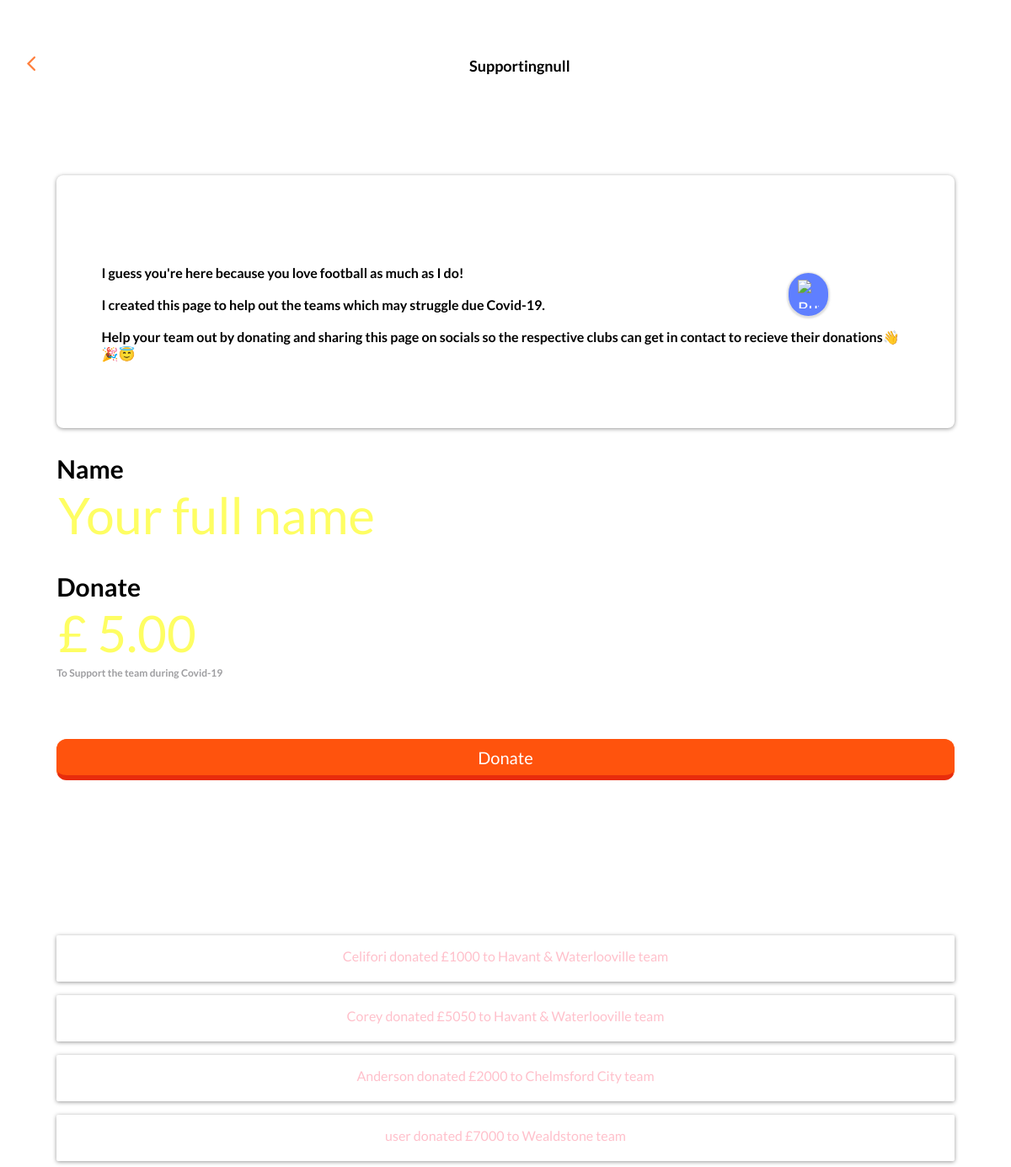
/payments/support/, run on an earlier commit of the app's database.
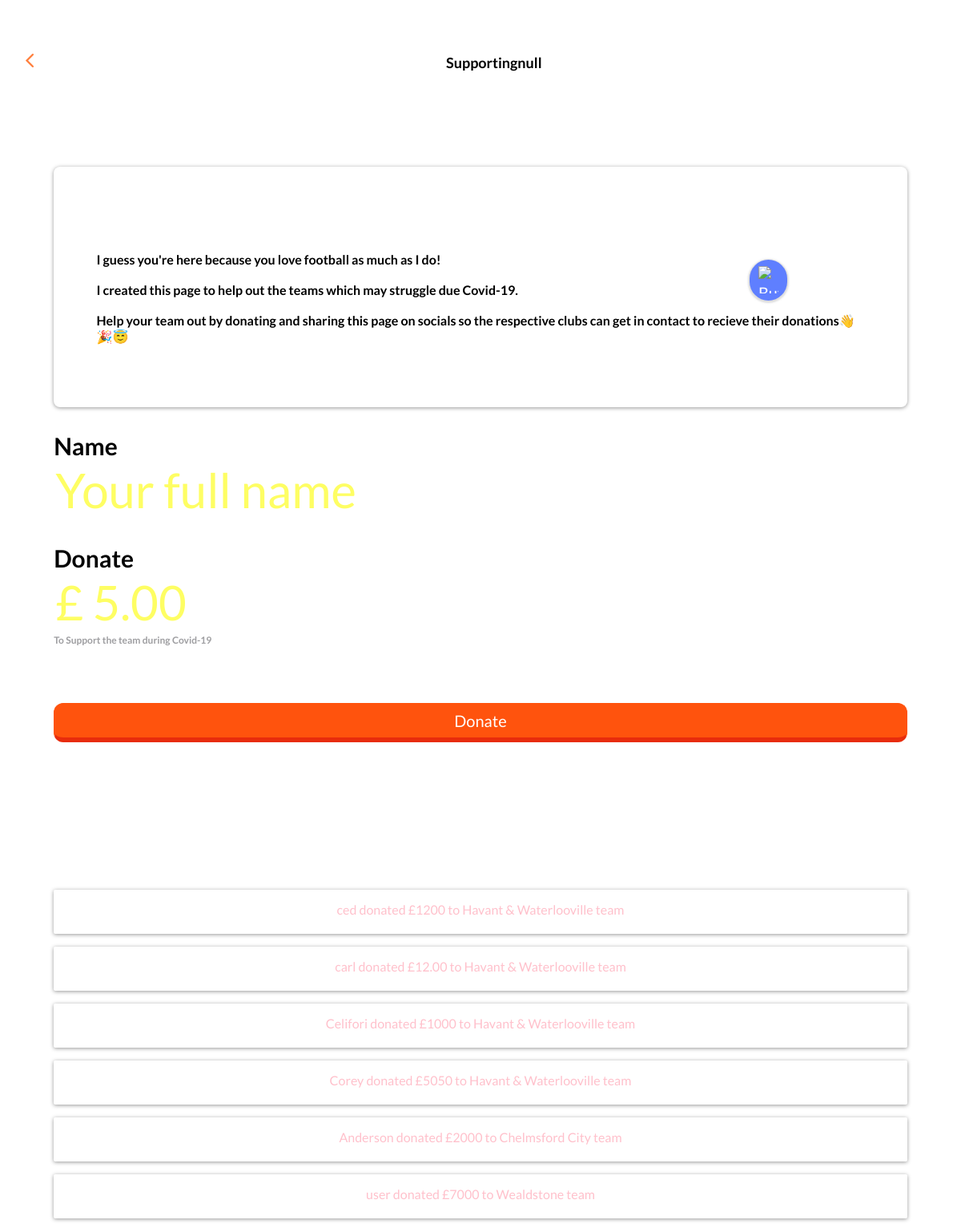
And on a later commit of the database.
### posts/models.py (models this page shows, shortened)
class Posts(models.Model):
    name = models.CharField(max_length=100, default="user")
    value = models.CharField(max_length=100)
    team = models.ForeignKey(Club, on_delete=models.CASCADE, default='SOME STRING')
    class Meta :
        app_label = "posts"

### data/models.py (models this page shows, shortened)
class Club(models.Model):
    team = models.CharField(max_length=120)
    league = models.CharField(max_length=120)
    class Meta:
        app_label = 'data'

### payments/views.py (the view)
# urls.py: path('support/',StripeView.as_view(), name="stripe"),
class StripeView(ListView):
    template_name ="payments/prestripe.html"
    model = Posts
    context_object_name = 'posts'
    def get_queryset(self):
        return Posts.objects.all().order_by('-id')
    def get_context_data(self, **kwargs): #**kwargs is basically a dictionary of any key and value pairs
        context = super().get_context_data(**kwargs) #super() gets the context from the parent class ie StipeViews
        context['key'] = os.environ.get("STRIPE_PUBLISHABLE") #if context contains 'key' in dictionary somwhere set the value to that publishable key
        return context #returns the value for 'key' IN THE TEMPLATE in {{key}}
    @method_decorator(csrf_exempt)
    def dispatch(self, request, *args, **kwargs):
        return super(StripeView, self).dispatch(request, *args, **kwargs)

### payments/templates/payments/prestripe.html (shortened to what this page needs)
{% load static %}
<!DOCTYPE html>
<html>
<head>
    <link rel="stylesheet" type="text/css" href="{% static 'Newkit/style.css' %}" />
</head>
<body onload="getTextContent(window.localStorage.getItem('team_name'));">
    <div style="padding-top:5%;width:100%;">
        <div onclick="location.href='/newkits'" id="arrow_prev">
            <div id="group_82">
                <img id="path_82" src="{% static 'Newkit/Pictures/back-arrow.png' %}">
            </div>
        </div>
        <div style="text-align:center">
            <h1 id="page_title">  </h1>
        </div>
        <a class="bmc-button" target="_blank" href="https://www.buymeacoffee.com/kwWPSZY"><img src="https://cdn.buymeacoffee.com/buttons/bmc-new-btn-logo.svg" alt="Buy me a coffee"></a>
    </div>
    <div id="info-card">
        <h3>
            I guess you're here because you love football as much as I do! </br></br>
            I created this page to help out the teams which may struggle due Covid-19.</br></br>
            Help your team out by donating and sharing this page on socials so the respective clubs can get in contact to recieve their donations&#128075;&#x1F389&#128519;
        </h3>
    </div>
    <div>
        <form id="x" method="POST">
            <h3 id="donate">
                Name
            </h3>
            <input type="text" id="name_input" style="width:90%;" placeholder="Your full name">
            <h3 id="donate">
                Donate
            </h3>
            <input type="text" id="payment_input" style="width:90%;" placeholder="&pound; 5.00"><br /><br />
            <h3 style="font-size:12px;color:#9E9EA1;margin-top:-15px;padding-top:0px;">
                To Support the team during Covid-19
            </h3>
            <button id="submit_value" onclick="showerz();" type="submit">Donate</button>
        </form>
        <div id="posts">
            {% for post in posts %}
            <p id="the-post">{{ post.name }} donated &pound;{{ post.value }} to {{ post.team.team }} team</p>
            {% endfor %}
        </div>
</body>
</html>

### static/Newkit/style.css (style rules this page uses)
::placeholder { content:"joo"; }
h1 { font-family:"Lato"; }
#page_title { font-size: 18px; margin-top:0px; }
h3 { font-family:"Lato"; font-size:16px; padding: 10% 5% 5% 5%; }
#donate { font-size:30px; padding: 0% 0% 0% 0%; margin-left:5%; margin-bottom:0; }
button { display: inline-block; font-size: 20px; font-family:"Lato"; padding: .4em .666666667em; line-height: 1.333333333; font-weight: normal; background-color: #FF530D; border: 0.07143em solid #FF530D; border-radius: .6em; border-bottom: 0.3em solid #E82C0C; postion: absol; color: #fff; margin-left: .3em; margin-bottom: .3em; text-decoration: none; }
#submit_value { width:90%; margin-left:5%; }
#arrow_prev { top: 56px; left: 35px; width: 10.002807617188px; height: 17px; float: left; padding-left:2%; }
#group_82 { top: 120px; left: 13px; width: 10.002807617188px; height: 19px; }
#path_82 { top: 0px; left: 0px; width: 10.002746582031px; height: 17px; }
#info-card { background:#ffffff; border 1px solid black; width:90%; height:300px; margin-left:5%; margin-top:10%; -ms-border-radius: 8px; -o-border-radius: 8px; -moz-border-radius: 8px; -webkit-border-radius: 8px; box-shadow: 0px 1px 5px 0px rgba(0,0,0,0.41); }
#name_input { border:none; font-family:"Lato"; font-size:60px; margin-left:5%; color:#ffaa00; }
#name_input::placeholder { color: #fefe63; }
#payment_input { border:none; font-family:"Lato"; font-size:60px; margin-left:5%; color:#ffaa00; }
#payment_input::placeholder { color: #fefe63; }
#the-post { width:90%; height: 40px; font-family:"Lato"; margin-left:5%; position:relative; text-align:center; padding-top: 15px; -ms-border-radius: 2px; -o-border-radius: 2px; -moz-border-radius: 2px; -webkit-border-radius: 2px; box-shadow: 0px 1px 5px 0px rgba(0,0,0,0.41); color:pink; }

### payments/templates/payments/prestripe.html (style rules this page uses)
.bmc-button img { height: 34px !important; width: 25px !important; margin-bottom: 1px !important; box-shadow: none !important; border: none !important; vertical-align: middle !important; }
.bmc-button { padding: 7px 10px 7px 10px !important; line-height: 35px !important; height: 51px !important; text-decoration: none !important; display: inline-flex !important; color: #ffffff !important; background-color: #5F7FFF !important; border-radius: 35px !important; border: 1px solid transparent !important; padding: 7px 10px 7px 10px !important; font-size: 20px !important; letter-spacing: -0.08px !important; box-shadow: 0px 1px 2px rgba(190, 190, 190, 0.5) !important; -webkit-box-shadow: 0px 1px 2px 2px rgba(190, 190, 190, 0.5) !important; margin: 0 auto !important; font-family: 'Lato', sans-serif !important; -webkit-box-sizing: border-box !important; box-sizing: border-box !important; -o-transition: 0.3s all linear !important; -webkit-transition: 0.3s all linear !important; position: absolute; top: 324px; left: 78%; -moz-transition: 0.3s all linear !important; -ms-transition: 0.3s all linear !important; transition: 0.3s all linear !important; }

What changed in the data, as far as the page shows it:
added Posts: name "ced", value "1200", team.team "Havant & Waterlooville"
added Posts: name "carl", value "12.00", team.team "Havant & Waterlooville"
